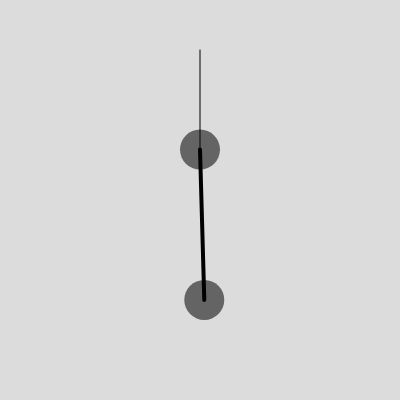
Frame 1 (no input)
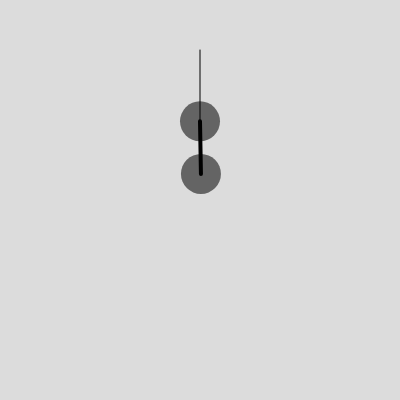
Frame 60 (no input)
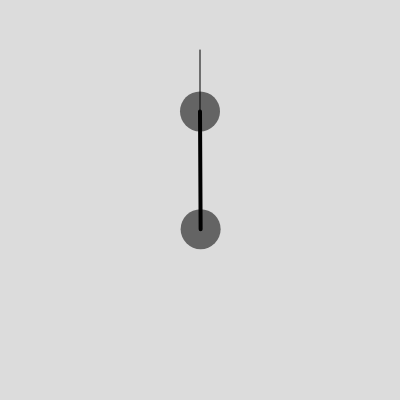
Frame 120 (the mouse pressed at the canvas centre since frame 60)

The p5.js sketch that drew these frames (run headless with seeded random() and noise() and a simulated clock; from frame 60 on, the mouse is pressed at the canvas centre):

// p5.js sketch
// ── sketch.js
/*Create a system of multiple bobs and spring connections. How about connecting a bob to another bob with no fixed anchor?*/

let bob1;
let bob2;
let spring1;
let spring2;

function setup() {
  createCanvas(400, 400);
  
  let mass1 = 20;
  let mass2 = 40;
  
  // spring1 is fixed to a point for bob1
  spring1 = new Spring(width/2, 50, 0.2, 50, 1);
  
  // Bob1 connected to spring1 with a fixed anchor
  bob1 = new Bob(width/2, 150, mass1);
  
  // Bob2 connected to bob1 via spring2
  spring2 = new Spring(bob1.position.x, bob1.position.y, 0.1, 100, 4);
  
  // Bob 2
  bob2 = new Bob(bob1.position.x+random(-10, 10), bob1.position.y+150, mass2);
  
  // Spring(x, y, k, restLength)
  // Bob(x, y, mass)
 
}

function draw() {
  background(220);
  
  // apply gravity
  let gravity = createVector(0, 1);
  
  bob1.applyForce(gravity);
  bob2.applyForce(gravity);
  
  spring1.applySpringForce(bob1);
  spring2.applySpringForce(bob2, bob1);
  
  
  bob1.update();
  bob2.update();
  bob1.show();
  bob2.show();
  
  spring1.show(bob1);
  spring2.show(bob2);
  
}

class Bob{
  constructor(x, y, mass){
    this.position= createVector(x, y);
    this.velocity = createVector();
    this.acceleration = createVector();
    this.topspeed = 3;
    this.damping = 0.98;
    this.mass = mass;
  }
  
  update(){
    this.velocity.add(this.acceleration);
    this.velocity.mult(this.damping);
    this.velocity.limit(this.topspeed);
    this.position.add(this.velocity);
    this.acceleration.mult(0);
  }
  
  applyForce(force){
    let f = force.copy();
    f.div(this.mass); // F = M*A
    this.acceleration.add(f);
  }
  
  
  show(){
    noStroke()
    fill(100);
    circle(this.position.x, this.position.y, 40);
  }
  
}


class Spring{
  constructor(x, y, k, restLength, strokeWeight){
    this.position = createVector(x, y);
    this.k = k;
    this.restLength = restLength;
    this.strokeWeight = strokeWeight;

  }
  

  applySpringForce(bob, otherBob = null){
    // Calculate spring force based on bob position and fixed anchor or another bob's position
    // F = -k*x; x = current length - restLength; current length = vector.mag()
    let force = p5.Vector.sub(bob.position, this.position);
    let currentLength = force.mag();
    let extension = currentLength - this.restLength
    let springForce = force.setMag(-1 * this.k * extension);
    
    // If this spring is connected to another bob, use the second bob’s position
    if (otherBob) {
      this.position = otherBob.position; // Move spring anchor to the other bob's position
    }
    
    bob.applyForce(springForce);
  }

  
  show(bob){
    strokeWeight(this.strokeWeight);
    stroke(0);
    line(this.position.x, this.position.y, bob.position.x, bob.position.y);
  }
}
